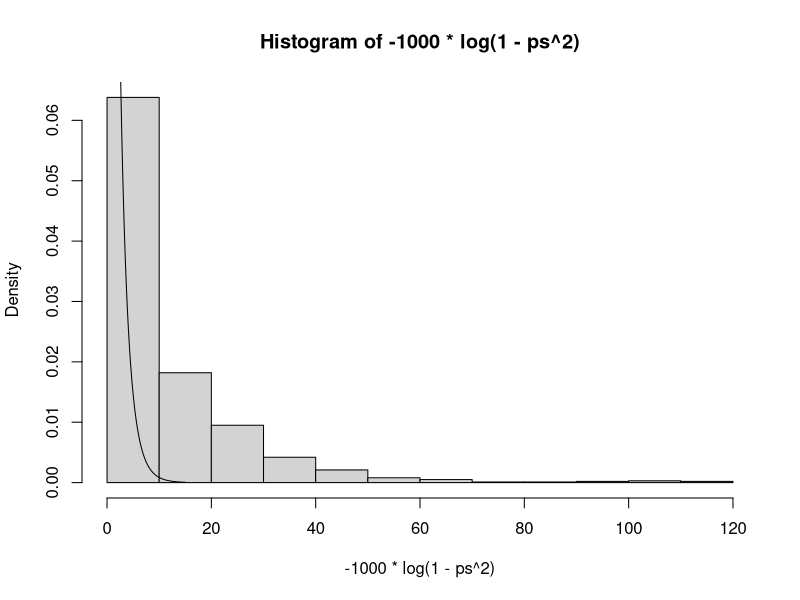

The R script that drew this image:
###############################################################################
library(MASS)
us <- c(0,0)
vs <- c(1,1)
rho0 <- 0

conseguir_ps <- function(us, vs, rho0, n = 100){
cov0 <- rho0*vs[1]*vs[2]
datos <- mvrnorm(n = n, mu = us, Sigma = matrix(c(vs[1],cov0, cov0, vs[2]), ncol=2))
cor(datos, method = "pearson")[2,1]}
###############################################################################
ps <- replicate(1000, conseguir_ps(us = us, vs = vs, rho0 = rho0))


hist(-1000*log(1-ps**2), freq = F)
curve(dchisq(x, df = 1), from = 0, to = 15, add = T)
